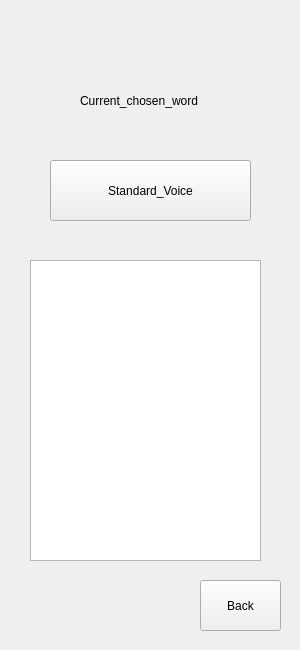
<?xml version="1.0" encoding="UTF-8"?>
<ui version="4.0">
 <class>My_Word_Brochure</class>
 <widget class="QWidget" name="My_Word_Brochure">
  <property name="geometry">
   <rect>
    <x>0</x>
    <y>0</y>
    <width>300</width>
    <height>650</height>
   </rect>
  </property>
  <property name="minimumSize">
   <size>
    <width>300</width>
    <height>650</height>
   </size>
  </property>
  <property name="maximumSize">
   <size>
    <width>300</width>
    <height>650</height>
   </size>
  </property>
  <property name="windowTitle">
   <string>Word_Brochure</string>
  </property>
  <widget class="QListWidget" name="Word_bank">
   <property name="geometry">
    <rect>
     <x>30</x>
     <y>260</y>
     <width>231</width>
     <height>301</height>
    </rect>
   </property>
  </widget>
  <widget class="QPushButton" name="Back_button">
   <property name="geometry">
    <rect>
     <x>200</x>
     <y>580</y>
     <width>81</width>
     <height>51</height>
    </rect>
   </property>
   <property name="text">
    <string>Back</string>
   </property>
  </widget>
  <widget class="QLabel" name="Current_chosen_word">
   <property name="geometry">
    <rect>
     <x>80</x>
     <y>70</y>
     <width>151</width>
     <height>61</height>
    </rect>
   </property>
   <property name="text">
    <string>Current_chosen_word</string>
   </property>
  </widget>
  <widget class="QPushButton" name="Play_button">
   <property name="geometry">
    <rect>
     <x>50</x>
     <y>160</y>
     <width>201</width>
     <height>61</height>
    </rect>
   </property>
   <property name="text">
    <string>Standard_Voice</string>
   </property>
  </widget>
 </widget>
 <resources/>
 <connections/>
</ui>
